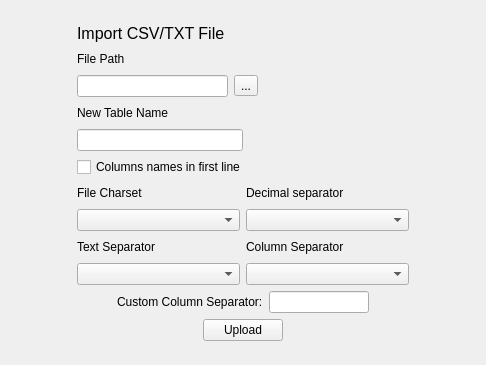
          <widget class="QWidget" name="tab_2">
           <attribute name="title">
            <string>CSV-TXT</string>
           </attribute>
           <layout class="QHBoxLayout" name="horizontalLayout_29">
            <item>
             <spacer name="horizontalSpacer_27">
              <property name="orientation">
               <enum>Qt::Horizontal</enum>
              </property>
              <property name="sizeHint" stdset="0">
               <size>
                <width>66</width>
                <height>20</height>
               </size>
              </property>
             </spacer>
            </item>
            <item>
             <layout class="QVBoxLayout" name="verticalLayout_25">
              <item>
               <spacer name="verticalSpacer_5">
                <property name="orientation">
                 <enum>Qt::Vertical</enum>
                </property>
                <property name="sizeHint" stdset="0">
                 <size>
                  <width>272</width>
                  <height>13</height>
                 </size>
                </property>
               </spacer>
              </item>
              <item>
               <widget class="QLabel" name="label_21">
                <property name="font">
                 <font>
                  <pointsize>12</pointsize>
                 </font>
                </property>
                <property name="text">
                 <string>Import CSV/TXT File</string>
                </property>
               </widget>
              </item>
              <item>
               <layout class="QVBoxLayout" name="verticalLayout_11">
                <item>
                 <layout class="QHBoxLayout" name="horizontalLayout_20">
                  <item>
                   <widget class="QLabel" name="label_23">
                    <property name="text">
                     <string>File Path</string>
                    </property>
                   </widget>
                  </item>
                  <item>
                   <spacer name="horizontalSpacer_16">
                    <property name="orientation">
                     <enum>Qt::Horizontal</enum>
                    </property>
                    <property name="sizeHint" stdset="0">
                     <size>
                      <width>118</width>
                      <height>20</height>
                     </size>
                    </property>
                   </spacer>
                  </item>
                 </layout>
                </item>
                <item>
                 <layout class="QHBoxLayout" name="horizontalLayout_5">
                  <item>
                   <widget class="QLineEdit" name="csv_path"/>
                  </item>
                  <item>
                   <widget class="QToolButton" name="searchCSV">
                    <property name="text">
                     <string>...</string>
                    </property>
                   </widget>
                  </item>
                  <item>
                   <spacer name="horizontalSpacer_23">
                    <property name="orientation">
                     <enum>Qt::Horizontal</enum>
                    </property>
                    <property name="sizeHint" stdset="0">
                     <size>
                      <width>40</width>
                      <height>20</height>
                     </size>
                    </property>
                   </spacer>
                  </item>
                 </layout>
                </item>
               </layout>
              </item>
              <item>
               <layout class="QVBoxLayout" name="verticalLayout_22">
                <item>
                 <layout class="QVBoxLayout" name="verticalLayout_21">
                  <item>
                   <layout class="QHBoxLayout" name="horizontalLayout_21">
                    <item>
                     <widget class="QLabel" name="label_16">
                      <property name="text">
                       <string>New Table Name</string>
                      </property>
                     </widget>
                    </item>
                    <item>
                     <spacer name="horizontalSpacer_17">
                      <property name="orientation">
                       <enum>Qt::Horizontal</enum>
                      </property>
                      <property name="sizeHint" stdset="0">
                       <size>
                        <width>58</width>
                        <height>20</height>
                       </size>
                      </property>
                     </spacer>
                    </item>
                   </layout>
                  </item>
                 </layout>
                </item>
                <item>
                 <layout class="QHBoxLayout" name="horizontalLayout_28">
                  <item>
                   <widget class="QLineEdit" name="name_csv"/>
                  </item>
                  <item>
                   <spacer name="horizontalSpacer_26">
                    <property name="orientation">
                     <enum>Qt::Horizontal</enum>
                    </property>
                    <property name="sizeHint" stdset="0">
                     <size>
                      <width>40</width>
                      <height>20</height>
                     </size>
                    </property>
                   </spacer>
                  </item>
                 </layout>
                </item>
               </layout>
              </item>
              <item>
               <widget class="QCheckBox" name="first_col">
                <property name="text">
                 <string>Columns names in first line </string>
                </property>
               </widget>
              </item>
              <item>
               <layout class="QGridLayout" name="gridLayout">
                <item row="0" column="0">
                 <layout class="QVBoxLayout" name="verticalLayout_6">
                  <item>
                   <layout class="QHBoxLayout" name="horizontalLayout_19">
                    <item>
                     <widget class="QLabel" name="label_22">
                      <property name="text">
                       <string>File Charset</string>
                      </property>
                     </widget>
                    </item>
                    <item>
                     <spacer name="horizontalSpacer_15">
                      <property name="orientation">
                       <enum>Qt::Horizontal</enum>
                      </property>
                      <property name="sizeHint" stdset="0">
                       <size>
                        <width>40</width>
                        <height>20</height>
                       </size>
                      </property>
                     </spacer>
                    </item>
                   </layout>
                  </item>
                  <item>
                   <widget class="QComboBox" name="charsetList_CSV"/>
                  </item>
                 </layout>
                </item>
                <item row="0" column="1">
                 <layout class="QVBoxLayout" name="verticalLayout_9">
                  <item>
                   <layout class="QHBoxLayout" name="horizontalLayout_22">
                    <item>
                     <widget class="QLabel" name="label_26">
                      <property name="text">
                       <string>Decimal separator</string>
                      </property>
                     </widget>
                    </item>
                    <item>
                     <spacer name="horizontalSpacer_18">
                      <property name="orientation">
                       <enum>Qt::Horizontal</enum>
                      </property>
                      <property name="sizeHint" stdset="0">
                       <size>
                        <width>40</width>
                        <height>20</height>
                       </size>
                      </property>
                     </spacer>
                    </item>
                   </layout>
                  </item>
                  <item>
                   <widget class="QComboBox" name="decimal"/>
                  </item>
                 </layout>
                </item>
                <item row="1" column="0">
                 <layout class="QVBoxLayout" name="verticalLayout_12">
                  <item>
                   <layout class="QHBoxLayout" name="horizontalLayout_25">
                    <item>
                     <widget class="QLabel" name="label_27">
                      <property name="text">
                       <string>Text Separator</string>
                      </property>
                     </widget>
                    </item>
                    <item>
                     <spacer name="horizontalSpacer_21">
                      <property name="orientation">
                       <enum>Qt::Horizontal</enum>
                      </property>
                      <property name="sizeHint" stdset="0">
                       <size>
                        <width>40</width>
                        <height>20</height>
                       </size>
                      </property>
                     </spacer>
                    </item>
                   </layout>
                  </item>
                  <item>
                   <widget class="QComboBox" name="text"/>
                  </item>
                 </layout>
                </item>
                <item row="1" column="1">
                 <layout class="QVBoxLayout" name="verticalLayout_20">
                  <item>
                   <layout class="QHBoxLayout" name="horizontalLayout_26">
                    <item>
                     <widget class="QLabel" name="label_28">
                      <property name="text">
                       <string>Column Separator</string>
                      </property>
                     </widget>
                    </item>
                    <item>
                     <spacer name="horizontalSpacer_22">
                      <property name="orientation">
                       <enum>Qt::Horizontal</enum>
                      </property>
                      <property name="sizeHint" stdset="0">
                       <size>
                        <width>40</width>
                        <height>20</height>
                       </size>
                      </property>
                     </spacer>
                    </item>
                   </layout>
                  </item>
                  <item>
                   <widget class="QComboBox" name="column"/>
                  </item>
                 </layout>
                </item>
               </layout>
              </item>
              <item>
               <layout class="QHBoxLayout" name="horizontalLayout_27">
                <item>
                 <spacer name="horizontalSpacer_32">
                  <property name="orientation">
                   <enum>Qt::Horizontal</enum>
                  </property>
                  <property name="sizeHint" stdset="0">
                   <size>
                    <width>40</width>
                    <height>20</height>
                   </size>
                  </property>
                 </spacer>
                </item>
                <item>
                 <widget class="QLabel" name="label">
                  <property name="text">
                   <string>Custom Column Separator:</string>
                  </property>
                 </widget>
                </item>
                <item>
                 <widget class="QLineEdit" name="custom_col">
                  <property name="maximumSize">
                   <size>
                    <width>100</width>
                    <height>16777215</height>
                   </size>
                  </property>
                 </widget>
                </item>
                <item>
                 <spacer name="horizontalSpacer_31">
                  <property name="orientation">
                   <enum>Qt::Horizontal</enum>
                  </property>
                  <property name="sizeHint" stdset="0">
                   <size>
                    <width>40</width>
                    <height>20</height>
                   </size>
                  </property>
                 </spacer>
                </item>
               </layout>
              </item>
              <item>
               <layout class="QHBoxLayout" name="horizontalLayout_31">
                <item>
                 <spacer name="horizontalSpacer_29">
                  <property name="orientation">
                   <enum>Qt::Horizontal</enum>
                  </property>
                  <property name="sizeHint" stdset="0">
                   <size>
                    <width>40</width>
                    <height>20</height>
                   </size>
                  </property>
                 </spacer>
                </item>
                <item>
                 <widget class="QPushButton" name="uploadCSV">
                  <property name="text">
                   <string>Upload</string>
                  </property>
                 </widget>
                </item>
                <item>
                 <spacer name="horizontalSpacer_30">
                  <property name="orientation">
                   <enum>Qt::Horizontal</enum>
                  </property>
                  <property name="sizeHint" stdset="0">
                   <size>
                    <width>40</width>
                    <height>20</height>
                   </size>
                  </property>
                 </spacer>
                </item>
               </layout>
              </item>
              <item>
               <spacer name="verticalSpacer_6">
                <property name="orientation">
                 <enum>Qt::Vertical</enum>
                </property>
                <property name="sizeHint" stdset="0">
                 <size>
                  <width>272</width>
                  <height>13</height>
                 </size>
                </property>
               </spacer>
              </item>
             </layout>
            </item>
            <item>
             <spacer name="horizontalSpacer_28">
              <property name="orientation">
               <enum>Qt::Horizontal</enum>
              </property>
              <property name="sizeHint" stdset="0">
               <size>
                <width>66</width>
                <height>20</height>
               </size>
              </property>
             </spacer>
            </item>
           </layout>
          </widget>
